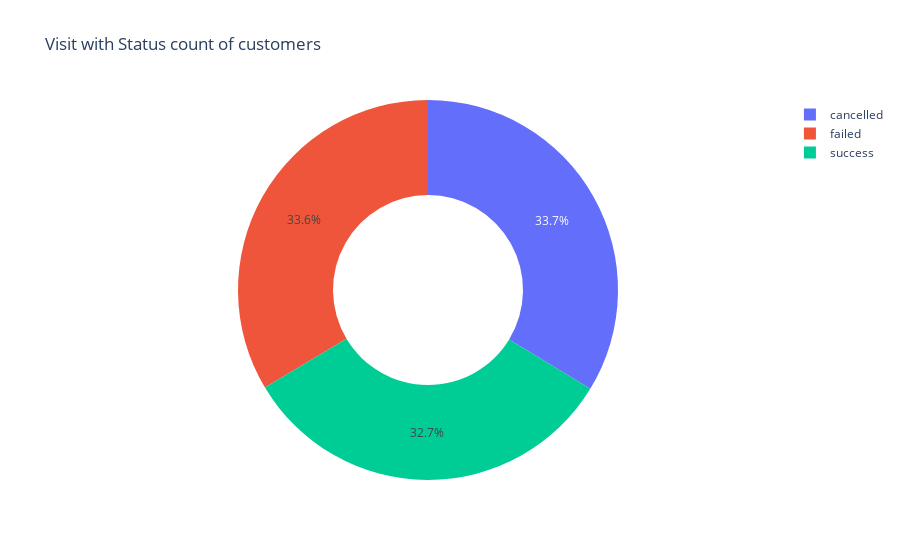

Source (notebook cell):
### Code cell
visit_status = event_visit_type.groupby('status')['customer_id'].nunique()
fig = go.Figure(data=go.Pie(labels=visit_status.index, values=visit_status, hole=0.5))
fig.update_layout(title = 'Visit with Status count of customers')
fig.show()

### Figure 1 — Plotly figure (JSON) as saved in the notebook; plotly's stock layout.template omitted (floating-point values rounded to 4 significant figures)
{"data": [{"hole": 0.5, "labels": ["cancelled", "failed", "success"], "type": "pie", "values": [3089, 3078, 2998]}], "layout": {"autosize": true, "title": {"text": "Visit with Status count of customers"}}}
